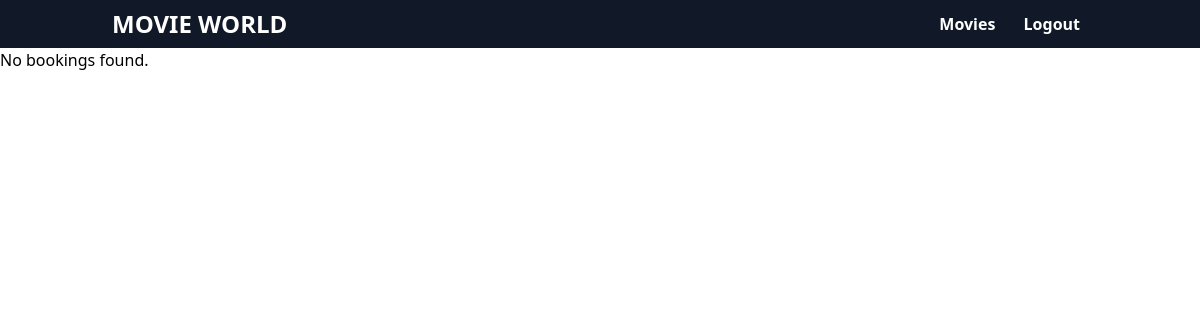
The app's page /mybookings.php (signed in), older data.
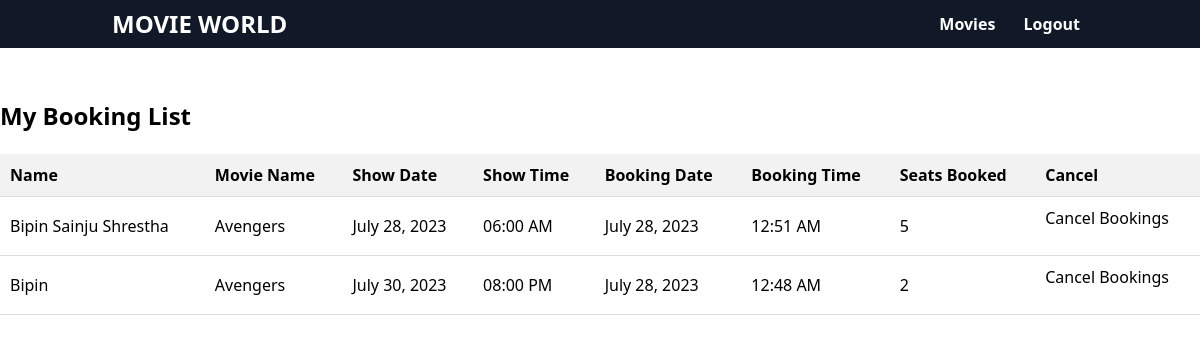
The same page, newer data.
### tables this page shows
CREATE TABLE `booking` (
  `id` int(11) NOT NULL,
  `movie_id` int(11) NOT NULL,
  `show_date` date NOT NULL,
  `show_time` time NOT NULL,
  `seat_id` int(11) NOT NULL,
  `total_price` varchar(11) NOT NULL DEFAULT '0',
  `booking_date` date NOT NULL DEFAULT current_timestamp(),
  `booking_time` time NOT NULL DEFAULT current_timestamp(),
  `fname` varchar(50) NOT NULL,
  `email` varchar(255) DEFAULT NULL
);

CREATE TABLE `movie` (
  `id` int(11) NOT NULL,
  `name` varchar(225) NOT NULL,
  `genre` varchar(30) NOT NULL,
  `industry` varchar(20) NOT NULL,
  `language` varchar(20) NOT NULL,
  `duration` varchar(30) NOT NULL,
  `reldate` varchar(20) NOT NULL,
  `director` varchar(30) NOT NULL,
  `actor` varchar(30) NOT NULL,
  `description` varchar(225) NOT NULL,
  `price` varchar(225) NOT NULL,
  `image` varchar(225) NOT NULL,
  `fdate` date NOT NULL,
  `sdate` date NOT NULL,
  `fshow` time NOT NULL
);

### mybookings.php (the view, shortened to what this page needs)
<?php include('header.php'); ?>
<?php
$servername = "localhost";
$username = "root";
$password = "";
$dbname = "moviebooking";
$conn = new mysqli($servername, $username, $password, $dbname);
$email = $_SESSION['email'];
$currentDate = date('Y-m-d');
$sql_remove_old_bookings = "DELETE FROM booking WHERE show_date < '$currentDate'";
$conn->query($sql_remove_old_bookings);
$sql = "SELECT booking.*, movie.name AS movie_name, COUNT(*) AS num_seats_booked FROM booking JOIN movie ON booking.movie_id = movie.id WHERE booking.email = '$email' GROUP BY booking_date, booking_time ORDER BY booking_date DESC, booking_time DESC";
$result = $conn->query($sql);
if ($result && $result->num_rows > 0) {
    echo "<div class='booking-list'>";
    echo "<h2>My Booking List</h2>";
    echo "<table>";
    echo "<tr>
            <th>Name</th>
            <th>Movie Name</th>
            <th>Show Date</th>
            <th>Show Time</th>
            <th>Booking Date</th>
            <th>Booking Time</th>
            <th>Seats Booked</th>
            <th>Cancel</th>
          </tr>";
    while ($row = $result->fetch_assoc()) {
        $bookingId = $row['id'];
        $fname = $row['fname'];
        $movieName = $row['movie_name'];
        $showDate = date('F j, Y', strtotime($row['show_date']));
        $showTime = date('h:i A', strtotime($row['show_time']));
        $bookingDate = date('F j, Y', strtotime($row['booking_date']));
        $bookingTime = date('h:i A', strtotime($row['booking_time']));
        $numSeatsBooked = $row['num_seats_booked'];
        echo "<tr>
                <td>$fname</td>
                <td>$movieName</td>
                <td>$showDate</td>
                <td>$showTime</td>
                <td>$bookingDate</td>
                <td>$bookingTime</td>
                <td>$numSeatsBooked</td>
                <td>
                    <form method='post' action=''>
                        <input type='hidden' name='booking_id' value='$bookingId'>
                        <button type='submit' name='cancel_booking'>Cancel Bookings</button>
                    </form>
                </td>
              </tr>";
    }
    echo "</table>";
    echo "</div>";
} else {
    echo "No bookings found.";
}
?>

### header.php (shortened to what this page needs)
?>    <link href="https://cdn.jsdelivr.net/npm/tailwindcss@2.2.17/dist/tailwind.min.css" rel="stylesheet">
<div class="bg-gray-900 text-white font-bold pl-4">
    <div class="container mx-auto py-2">
        <div class="flex justify-between items-center px-4">
            <a href="index.php" class="text-white text-2xl font-bold no-underline">MOVIE WORLD</a>
            <ul class="list-none m-0 p-0">
                <li class="inline-block mr-6">
                    <a href="#" class="text-white no-underline" id="movies-link">Movies</a>
                </li>
                <?php
                if (isset($_SESSION['email'])) {
                    echo '<li class="inline-block mr-6">
                            <a href="logout.php" class="text-white no-underline">Logout</a>
                          </li>';
                } else {
                    echo '<li class="inline-block mr-6">
                            <a href="login.php" class="text-white no-underline">Login</a>
                          </li>';
                }
                ?>
            </ul>
        </div>
    </div>
</div>

### mybookings.php (style rules this page uses)
.booking-list { margin-top: 50px; }
.booking-list h2 { font-size: 24px; font-weight: bold; margin-bottom: 20px; }
.booking-list table { width: 100%; border-collapse: collapse; }
.booking-list th, .booking-list td { padding: 10px; text-align: left; border-bottom: 1px solid #ddd; }
.booking-list th { background-color: #f2f2f2; }

Row changes from the older to the newer data that the page shows:
added booking: fname "Bipin Sainju Shrestha", movie.name "Avengers", show_date "July 28, 2023", show_time "06:00 AM", booking_date "July 28, 2023", booking_time "12:51 AM", numSeatsBooked "5"
added booking: fname "Bipin", movie.name "Avengers", show_date "July 30, 2023", show_time "08:00 PM", booking_date "July 28, 2023", booking_time "12:48 AM", numSeatsBooked "2"
Text that changed along with them:
text no longer shown: "No bookings found."
text now shown: "My Booking List Name Movie Name Show Date Show Time Booking Date Booking Time Seats Booked Cancel"
